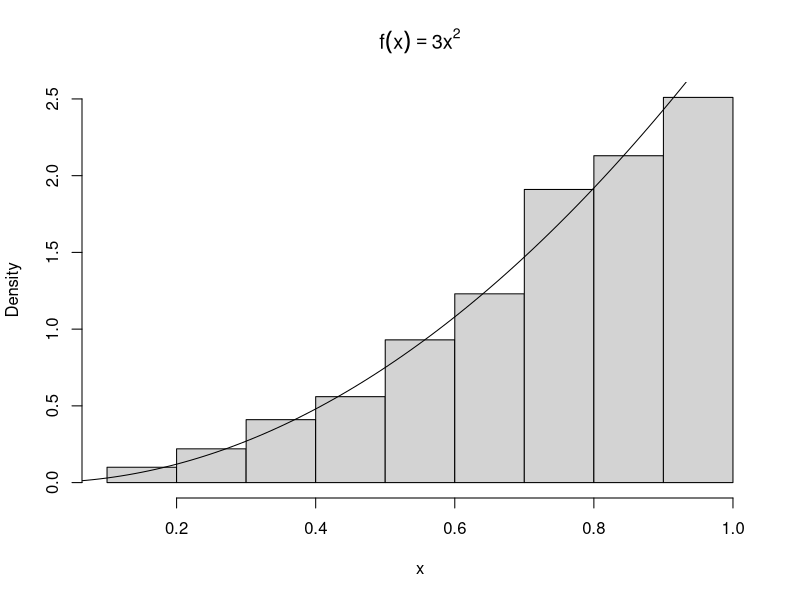
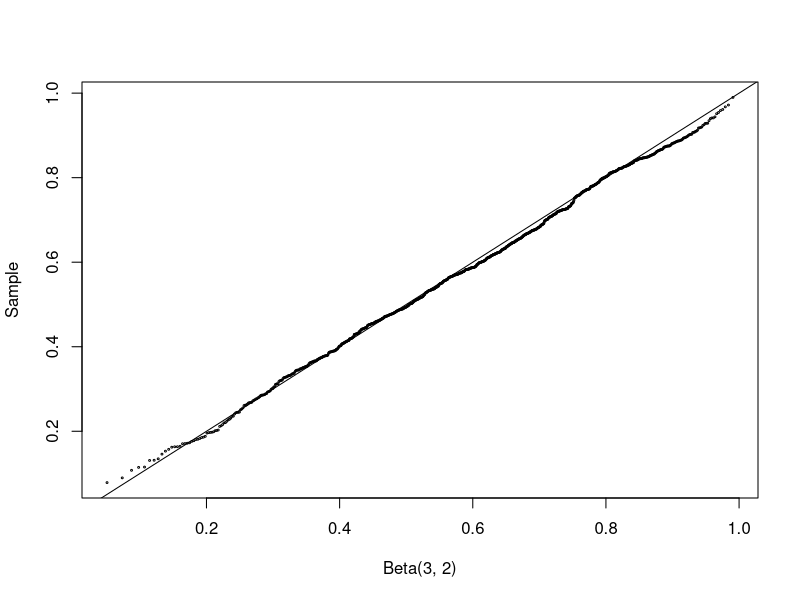
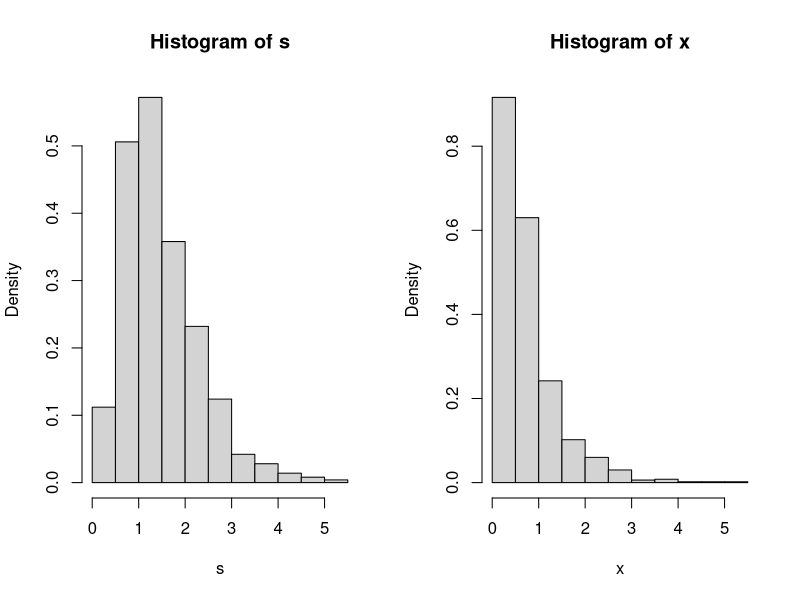
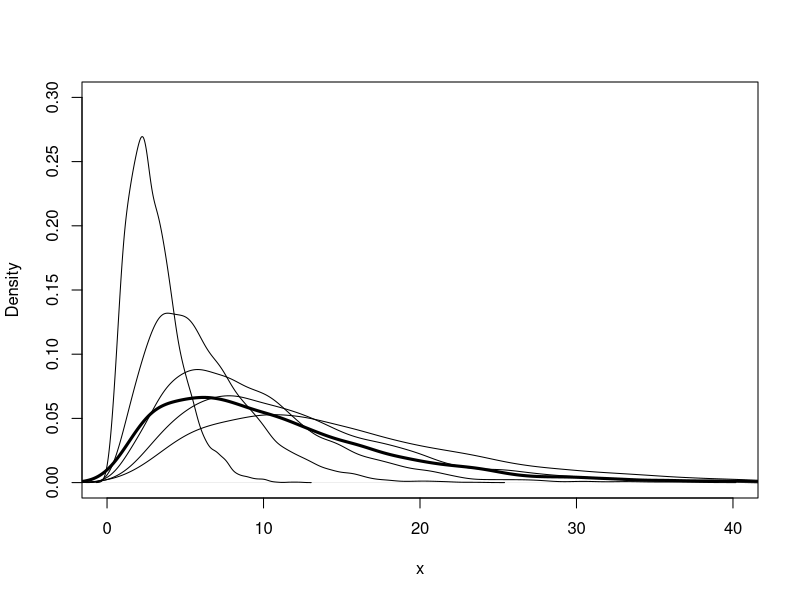
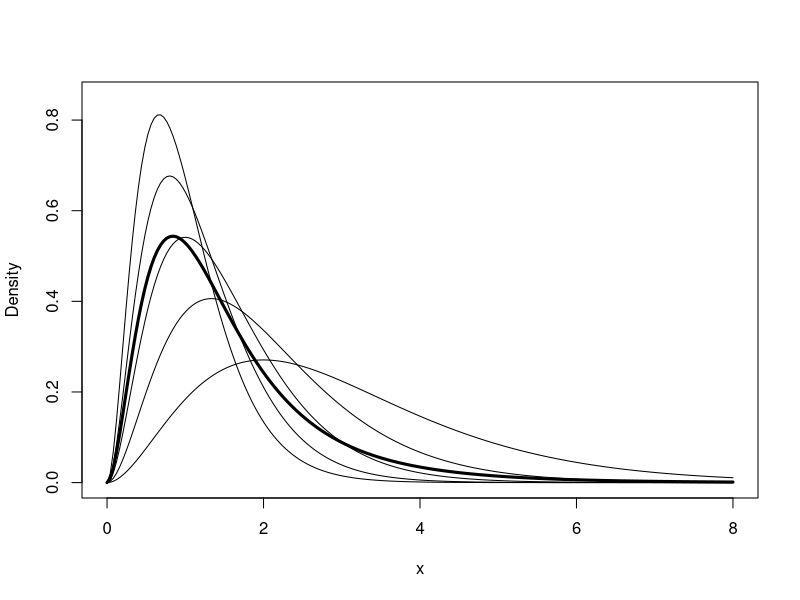
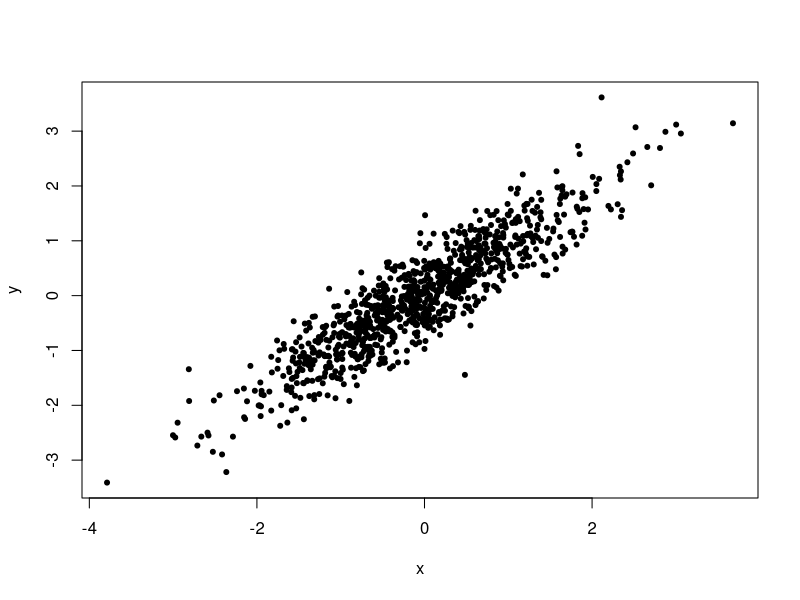
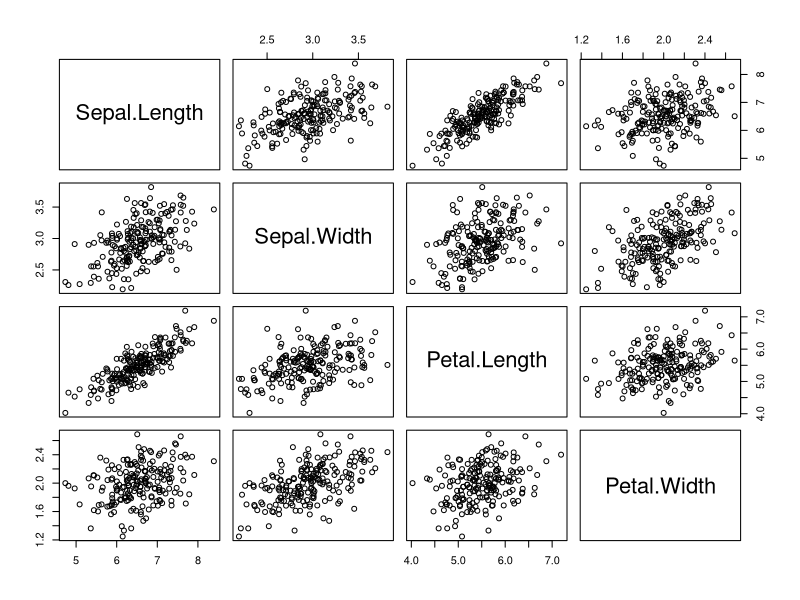
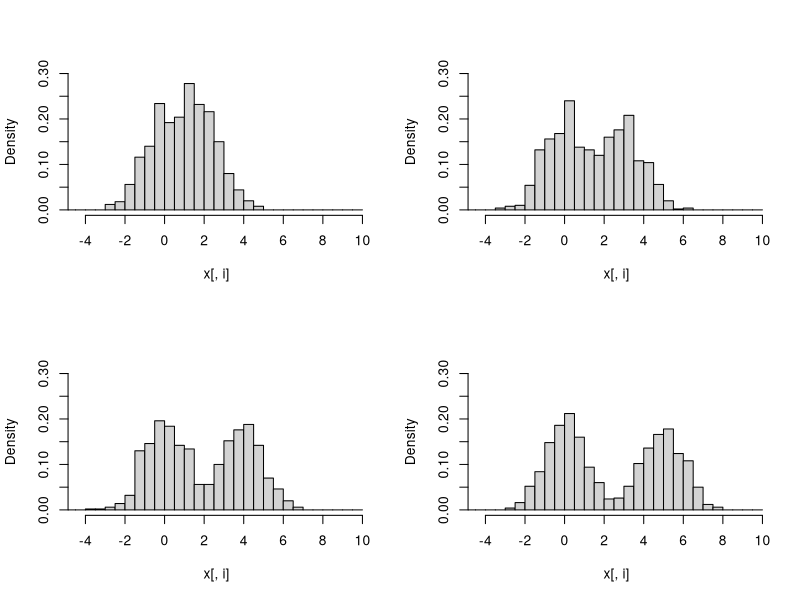

Write R code to recreate these figures, in order.

#(Inverse transform method, continuous case)

    n <- 1000
    u <- runif(n)
    x <- u^(1/3)
    hist(x, prob = TRUE, main = bquote(f(x)==3*x^2)) #density histogram of sample
    y <- seq(0, 1, .01)
    lines(y, 3*y^2)    #density curve f(x)


#(Two point distribution)

    n <- 1000
    p <- 0.4
    u <- runif(n)
    x <- as.integer(u > 0.6)   #(u > 0.6) is a logical vector

    mean(x)
    var(x)


#(Geometric distribution)

    n <- 1000
    p <- 0.25
    u <- runif(n)
    k <- ceiling(log(1-u) / log(1-p)) - 1
    
    # more efficient
    k <- floor(log(u) / log(1-p))


#(Logarithmic distribution)

    rlogarithmic <- function(n, theta) {
        #returns a random logarithmic(theta) sample size n
        u <- runif(n)
        #set the initial length of cdf vector
        N <- ceiling(-16 / log10(theta))
        k <- 1:N
        a <- -1/log(1-theta)
        fk <- exp(log(a) + k * log(theta) - log(k))
        Fk <- cumsum(fk)
        x <- integer(n)
        for (i in 1:n) {
            x[i] <- as.integer(sum(u[i] > Fk)) #F^{-1}(u)-1
            while (x[i] == N) {
                #if x==N we need to extend the cdf
                #very unlikely because N is large
                logf <- log(a) + (N+1)*log(theta) - log(N+1)
                fk <- c(fk, exp(logf))
                Fk <- c(Fk, Fk[N] + fk[N+1])
                N <- N + 1
                x[i] <- as.integer(sum(u[i] > Fk))
            }
        }
        x + 1
    }

    n <- 1000
    theta <- 0.5
    x <- rlogarithmic(n, theta)
    #compute density of logarithmic(theta) for comparison
    k <- sort(unique(x))
    p <- -1 / log(1 - theta) * theta^k / k
    se <- sqrt(p*(1-p)/n)   #standard error

    round(rbind(table(x)/n, p, se),3)


#(Acceptance-rejection method)

    n <- 1000
    k <- 0      #counter for accepted
    j <- 0      #iterations
    y <- numeric(n)

    while (k < n) {
        u <- runif(1)
        j <- j + 1
        x <- runif(1)  #random variate from g
        if (x * (1-x) > u) {
            #we accept x
            k <- k + 1
            y[k] <- x
        }
    }

    j

    #compare empirical and theoretical percentiles
    p <- seq(.1, .9, .1)
    Qhat <- quantile(y, p)   #quantiles of sample
    Q <- qbeta(p, 2, 2)      #theoretical quantiles
    se <- sqrt(p * (1-p) / (n * dbeta(Q, 2, 2)^2)) #see Ch. 2
    round(rbind(Qhat, Q, se), 3)


#(Beta distribution)

    n <- 1000
    a <- 3
    b <- 2
    u <- rgamma(n, shape=a, rate=1)
    v <- rgamma(n, shape=b, rate=1)
    x <- u / (u + v)

    q <- qbeta(ppoints(n), a, b)
    qqplot(q, x, cex=0.25, xlab="Beta(3, 2)", ylab="Sample")
    abline(0, 1)


#(Logarithmic distribution, version 2)

    n <- 1000
    theta <- 0.5
    u <- runif(n)  #generate logarithmic sample
    v <- runif(n)
    x <- floor(1 + log(v) / log(1 - (1 - theta)^u))
    k <- 1:max(x)  #calc. logarithmic probs.
    p <- -1 / log(1 - theta) * theta^k / k
    se <- sqrt(p*(1-p)/n)
    p.hat <- tabulate(x)/n

    print(round(rbind(p.hat, p, se), 3))

    # The following function is a simple replacement for
    # rlogarithmic in Example 3.6

    rlogarithmic <- function(n, theta) {
        stopifnot(all(theta > 0 & theta < 1))
        th <- rep(theta, length=n)
        u <- runif(n)
        v <- runif(n)
        x <- floor(1 + log(v) / log(1 - (1 - th)^u))
        return(x)
    }


#(Chisquare)

    n <- 1000
    nu <- 2
    X <- matrix(rnorm(n*nu), n, nu)^2 #matrix of sq. normals
    #sum the squared normals across each row: method 1
    y <- rowSums(X)
    #method 2
    y <- apply(X, MARGIN=1, FUN=sum)  #a vector length n
    mean(y)
    mean(y^2)


#(Convolutions and mixtures)

    n <- 1000
    x1 <- rgamma(n, 2, 2)
    x2 <- rgamma(n, 2, 4)
    s <- x1 + x2              #the convolution
    u <- runif(n)
    k <- as.integer(u > 0.5)  #vector of 0's and 1's
    x <- k * x1 + (1-k) * x2  #the mixture

    par(mfcol=c(1,2))         #two graphs per page
    hist(s, prob=TRUE)
    hist(x, prob=TRUE)
    par(mfcol=c(1,1))         #restore display


#(Mixture of several gamma distributions)
    # density estimates are plotted

    n <- 5000
    k <- sample(1:5, size=n, replace=TRUE, prob=(1:5)/15)
    rate <- 1/k
    x <- rgamma(n, shape=3, rate=rate)

    #plot the density of the mixture
    #with the densities of the components
    plot(density(x), xlim=c(0,40), ylim=c(0,.3),
        lwd=3, xlab="x", main="")
    for (i in 1:5)
        lines(density(rgamma(n, 3, 1/i)))


#(Mixture of several gamma distributions)

    n <- 5000
    p <- c(.1,.2,.2,.3,.2)
    lambda <- c(1,1.5,2,2.5,3)
    k <- sample(1:5, size=n, replace=TRUE, prob=p)
    rate <- lambda[k]
    x <- rgamma(n, shape=3, rate=rate)


#(Plot density of mixture)

    f <- function(x, lambda, theta) {
        #density of the mixture at the point x
        sum(dgamma(x, 3, lambda) * theta)
    }

    p <- c(.1,.2,.2,.3,.2)
    lambda <- c(1,1.5,2,2.5,3)

    x <- seq(0, 8, length=200)
    dim(x) <- length(x)  #need for apply

    #compute density of the mixture f(x) along x
    y <- apply(x, 1, f, lambda=lambda, theta=p)

    #plot the density of the mixture
    plot(x, y, type="l", ylim=c(0,.85), lwd=3, ylab="Density")

    for (j in 1:5) {
        #add the j-th gamma density to the plot
        y <- apply(x, 1, dgamma, shape=3, rate=lambda[j])
        lines(x, y)
    }


#(Poisson-Gamma mixture)

    #generate a Poisson-Gamma mixture
    n <- 1000
    r <- 4
    beta <- 3
    lambda <- rgamma(n, r, beta) #lambda is random

    #now supply the sample of lambda's as the Poisson mean
    x <- rpois(n, lambda)        #the mixture

    #compare with negative binomial
    mix <- tabulate(x+1) / n
    negbin <- round(dnbinom(0:max(x), r, beta/(1+beta)), 3)
    se <- sqrt(negbin * (1 - negbin) / n)

    round(rbind(mix, negbin, se), 3)
    
    
#(Spectral decomposition method)

    # mean and covariance parameters
    mu <- c(0, 0)
    Sigma <- matrix(c(1, .9, .9, 1), nrow = 2, ncol = 2)

    rmvn.eigen <-
    function(n, mu, Sigma) {
        # generate n random vectors from MVN(mu, Sigma)
        # dimension is inferred from mu and Sigma
        d <- length(mu)
        ev <- eigen(Sigma, symmetric = TRUE)
        lambda <- ev$values
        V <- ev$vectors
        R <- V %*% diag(sqrt(lambda)) %*% t(V)
        Z <- matrix(rnorm(n*d), nrow = n, ncol = d)
        X <- Z %*% R + matrix(mu, n, d, byrow = TRUE)
        X
    }

    # generate the sample
    X <- rmvn.eigen(1000, mu, Sigma)

    plot(X, xlab = "x", ylab = "y", pch = 20)
    print(colMeans(X))
    print(cor(X))


#(SVD method)

    rmvn.svd <-
    function(n, mu, Sigma) {
        # generate n random vectors from MVN(mu, Sigma)
        # dimension is inferred from mu and Sigma
        d <- length(mu)
        S <- svd(Sigma)
        R <- S$u %*% diag(sqrt(S$d)) %*% t(S$v) #sq. root Sigma
        Z <- matrix(rnorm(n*d), nrow=n, ncol=d)
        X <- Z %*% R + matrix(mu, n, d, byrow=TRUE)
        X
    }
    

#(Choleski factorization method)

    rmvn.Choleski <-
    function(n, mu, Sigma) {
        # generate n random vectors from MVN(mu, Sigma)
        # dimension is inferred from mu and Sigma
        d <- length(mu)
        Q <- chol(Sigma) # Choleski factorization of Sigma
        Z <- matrix(rnorm(n*d), nrow=n, ncol=d)
        X <- Z %*% Q + matrix(mu, n, d, byrow=TRUE)
        X
    }
    
    #generating the samples according to the mean and covariance 
    #structure as the four-dimensional iris virginica data
    y <- subset(x=iris, Species=="virginica")[, 1:4]
    mu <- colMeans(y)
    Sigma <- cov(y)
    mu
    Sigma

    #now generate MVN data with this mean and covariance
    X <- rmvn.Choleski(200, mu, Sigma)
    pairs(X)

#(Comparing performance of MVN generators)

    library(MASS)
    library(mvtnorm)
    n <- 100          #sample size
    d <- 30           #dimension
    N <- 2000         #iterations
    mu <- numeric(d)

    set.seed(100)
    system.time(for (i in 1:N)
        rmvn.eigen(n, mu, cov(matrix(rnorm(n*d), n, d))))
    set.seed(100)
    system.time(for (i in 1:N)
        rmvn.svd(n, mu, cov(matrix(rnorm(n*d), n, d))))
    set.seed(100)
    system.time(for (i in 1:N)
        rmvn.Choleski(n, mu, cov(matrix(rnorm(n*d), n, d))))
    set.seed(100)
    system.time(for (i in 1:N)
        mvrnorm(n, mu, cov(matrix(rnorm(n*d), n, d))))
    set.seed(100)
    system.time(for (i in 1:N)
        rmvnorm(n, mu, cov(matrix(rnorm(n*d), n, d))))
    set.seed(100)
    system.time(for (i in 1:N)
        cov(matrix(rnorm(n*d), n, d)))

    detach(package:MASS)
    detach(package:mvtnorm)

#(Multivariate normal mixture)

    library(MASS)  #for mvrnorm
    #ineffecient version loc.mix.0 with loops

    loc.mix.0 <- function(n, p, mu1, mu2, Sigma) {
        #generate sample from BVN location mixture
        X <- matrix(0, n, 2)

        for (i in 1:n) {
            k <- rbinom(1, size = 1, prob = p)
            if (k)
                X[i,] <- mvrnorm(1, mu = mu1, Sigma) else
                X[i,] <- mvrnorm(1, mu = mu2, Sigma)
            }
        return(X)
    }

    #more efficient version
    loc.mix <- function(n, p, mu1, mu2, Sigma) {
        #generate sample from BVN location mixture
        n1 <- rbinom(1, size = n, prob = p)
        n2 <- n - n1
        x1 <- mvrnorm(n1, mu = mu1, Sigma)
        x2 <- mvrnorm(n2, mu = mu2, Sigma)
        X <- rbind(x1, x2)            #combine the samples
        return(X[sample(1:n), ])      #mix them
    }

    x <- loc.mix(1000, .5, rep(0, 4), 2:5, Sigma = diag(4))
    r <- range(x) * 1.2
    par(mfrow = c(2, 2))
    for (i in 1:4)
        hist(x[ , i], xlim = r, ylim = c(0, .3), freq = FALSE,
        main = "", breaks = seq(-5, 10, .5))        

    detach(package:MASS)
    par(mfrow = c(1, 1))
    

#(Generating variates on a sphere)

    runif.sphere <- function(n, d) {
        # return a random sample uniformly distributed
        # on the unit sphere in R ^d
        M <- matrix(rnorm(n*d), nrow = n, ncol = d)
        L <- apply(M, MARGIN = 1,
                   FUN = function(x){sqrt(sum(x*x))})
        D <- diag(1 / L)
        U <- D %*% M
        U
    }

    #generate a sample in d=2 and plot
    X <- runif.sphere(200, 2)
    par(pty = "s")
    plot(X, xlab = bquote(x[1]), ylab = bquote(x[2]))
    par(pty = "m")


#(Poisson process)

    lambda <- 2
    t0 <- 3
    Tn <- rexp(100, lambda)       #interarrival times
    Sn <- cumsum(Tn)              #arrival times
    n <- min(which(Sn > t0))      #arrivals+1 in [0, t0]


#(Poisson process, cont.)

    lambda <- 2
    t0 <- 3
    upper <- 100
    pp <- numeric(10000)
    for (i in 1:10000) {
        N <- rpois(1, lambda * upper)
        Un <- runif(N, 0, upper)      #unordered arrival times
        Sn <- sort(Un)                #arrival times
        n <- min(which(Sn > t0))      #arrivals+1 in [0, t0]
        pp[i] <- n - 1                #arrivals in [0, t0]
        }

    #alternately, the loop can be replaced by replicate function
    pp <- replicate(10000, expr = {
        N <- rpois(1, lambda * upper)
        Un <- runif(N, 0, upper)      #unordered arrival times
        Sn <- sort(Un)                #arrival times
        n <- min(which(Sn > t0))      #arrivals+1 in [0, t0]
        n - 1  })                     #arrivals in [0, t0]

    c(mean(pp), var(pp))


#(Nonhomogeneous Poisson process)

    lambda <- 3
    upper <- 100
    N <- rpois(1, lambda * upper)
    Tn <- rexp(N, lambda)
    Sn <- cumsum(Tn)
    Un <- runif(N)
    keep <- (Un <= cos(Sn)^2)    #indicator, as logical vector
    Sn[keep]

    round(Sn[keep], 4)


#(Renewal process)

    t0 <- 5
    Tn <- rgeom(100, prob = .2)   #interarrival times
    Sn <- cumsum(Tn)              #arrival times
    n <- min(which(Sn > t0))      #arrivals+1 in [0, t0]

    Nt0 <- replicate(1000, expr = {
        Sn <- cumsum(rgeom(100, prob = .2))
        min(which(Sn > t0)) - 1
        })
    table(Nt0)/1000
    Nt0

    t0 <- seq(0.1, 30, .1)
    mt <- numeric(length(t0))

    for (i in 1:length(t0)) {
        mt[i] <- mean(replicate(1000,
        {
        Sn <- cumsum(rgeom(100, prob = .2))
        min(which(Sn > t0[i])) - 1
        }))
    }
    plot(t0, mt, type = "l", xlab = "t", ylab = "mean")
    abline(0, .25)
    

#(Symmetric random walk)

    n <- 400
    incr <- sample(c(-1, 1), size = n, replace = TRUE)
    S <- as.integer(c(0, cumsum(incr)))
    plot(0:n, S, type = "l", main = "", xlab = "i")

#(Generator for the time until return to origin)
    
    set.seed(12345)
    
    #compute the probabilities directly
    n <- 1:10000
    p2n <- exp(lgamma(2*n-1)
              - log(n) - (2*n-1)*log(2) - 2*lgamma(n))
    #or compute using dbinom
    P2n <- (.5/n) * dbinom(n-1, size = 2*n-2, prob = 0.5)
    pP2n <- cumsum(P2n)

    #given n compute the time of the last return to 0 in (0,n]
    n <- 200
    sumT <- 0
    while (sumT <= n) {
        u <- runif(1)
        s <- sum(u > pP2n)
        if (s == length(pP2n))
            warning("T is truncated")
        Tj <- 2 * (1 + s)
        #print(c(Tj, sumT))
        sumT <- sumT + Tj
        }
    sumT - Tj
